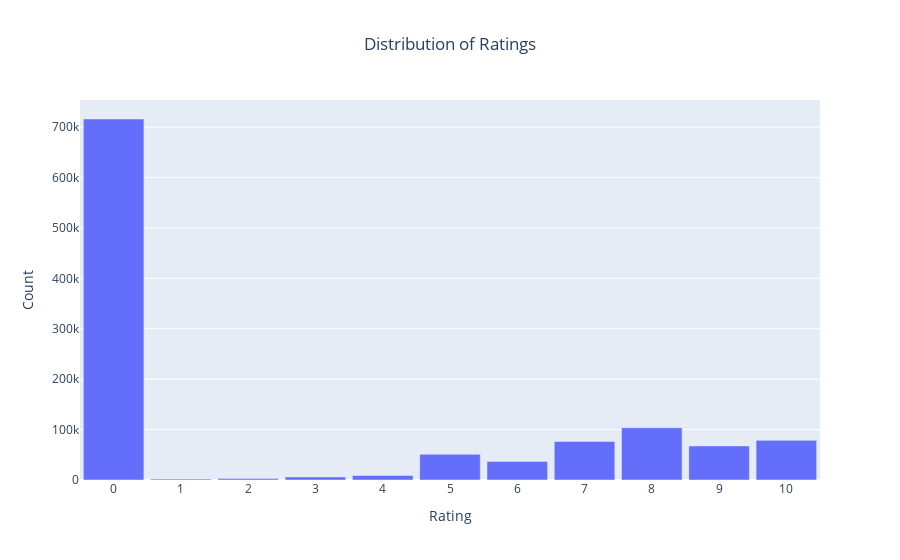

Notebook code for this chart:
### Markdown cell above
## 2 - Exploratory Data Analysis (EDA) and Visualization & Preprocessing

### Code cell
# Create a bar plot using Plotly
fig = px.bar(ratings_df["Book-Rating"].value_counts(), 
             x=ratings_df["Book-Rating"].value_counts().index, 
             y=ratings_df["Book-Rating"].value_counts().values,
             labels={'x': 'Rating', 'y': 'Count'},
             title='Distribution of Ratings')

# Customize the layout
fig.update_layout(
    xaxis=dict(title='Rating', tickmode='linear'),
    yaxis=dict(title='Count'),
    title=dict(text='Distribution of Ratings', x=0.5),
    bargap=0.1
)

fig.show()

### Figure 1 — Plotly figure (JSON) as saved in the notebook; plotly's stock layout.template omitted (floating-point values rounded to 4 significant figures)
{"data": [{"alignmentgroup": "True", "hovertemplate": "Rating=%{x}<br>Count=%{y}<extra></extra>", "legendgroup": "", "marker": {"color": "#636efa", "pattern": {"shape": ""}}, "name": "", "offsetgroup": "", "orientation": "v", "showlegend": false, "textposition": "auto", "type": "bar", "x": [0, 8, 10, 7, 9, 5, 6, 4, 3, 2, 1], "xaxis": "x", "y": [716109, 103736, 78610, 76457, 67541, 50974, 36924, 8904, 5996, 2759, 1770], "yaxis": "y"}], "layout": {"bargap": 0.1, "barmode": "relative", "legend": {"tracegroupgap": 0}, "title": {"text": "Distribution of Ratings", "x": 0.5}, "xaxis": {"anchor": "y", "domain": [0, 1], "tickmode": "linear", "title": {"text": "Rating"}}, "yaxis": {"anchor": "x", "domain": [0, 1], "title": {"text": "Count"}}}}
